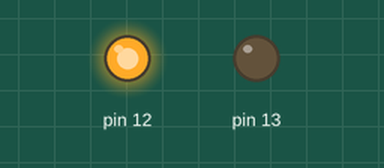
This sketch was run on a simulated Arduino Uno, built with avr-gcc and run on an emulated ATmega328P. Shown: output pins drawn as LEDs (lit = HIGH). Random numbers use the default seed unless the sketch sets one.

Above: at 0.1 s.
At 19.7 s:
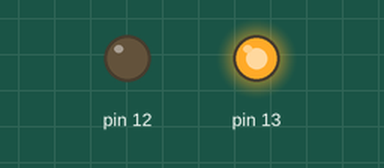
At 39.5 s:
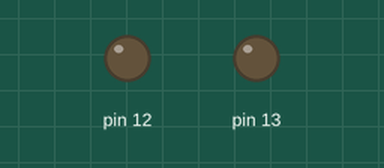
Timing chart, 0 to 40.0 s (numbered marks = the images above):
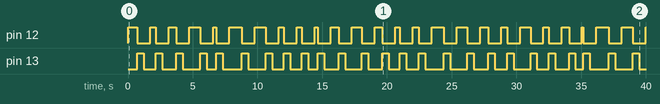

The sketch:

blink_random.ino
```cpp
void setup() {
  pinMode(12, OUTPUT);
  pinMode(13, OUTPUT);
}

void loop() {
  int t = random(100, 1000);


  digitalWrite(12, HIGH);
  delay(t);
  digitalWrite(12, LOW);


  digitalWrite(13, HIGH);
  delay(500);
  digitalWrite(13, LOW);
  delay(500);
}
```

Measured:
- by itself, pin 12: LOW → HIGH at 0.00 s, → LOW 0.71 s later, → HIGH 1.0 s later, → LOW 0.45 s later, … (51 changes in this stretch)
- by itself, pin 13: LOW → HIGH at 0.71 s, → LOW 0.50 s later, → HIGH 0.95 s later, → LOW 0.50 s later, … (50 changes in this stretch)
